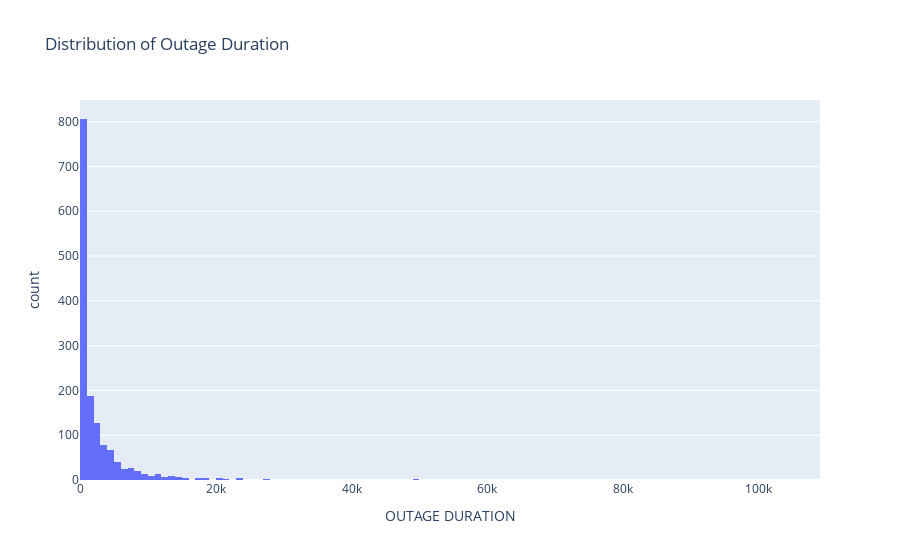

Here is the notebook cell this chart was saved with:
### Markdown cell above
##### Duration
Since outage duration is what I'll ultimately be looking at, I should look at its distribution here too.

### Code cell
durations = px.histogram(df, x='OUTAGE DURATION', title='Distribution of Outage Duration')
durations.show()

### Figure 1 — Plotly figure (JSON) as saved in the notebook; plotly's stock layout.template omitted (floating-point values rounded to 4 significant figures; data arrays with more than 128 entries replaced by an {"elided": "..."} marker saying what was removed)
{"data": [{"alignmentgroup": "True", "bingroup": "x", "hovertemplate": "OUTAGE DURATION=%{x}<br>count=%{y}<extra></extra>", "legendgroup": "", "marker": {"color": "#636efa", "pattern": {"shape": ""}}, "name": "", "offsetgroup": "", "orientation": "v", "showlegend": false, "type": "histogram", "x": {"elided": "1534 int values"}, "xaxis": "x", "yaxis": "y"}], "layout": {"barmode": "relative", "legend": {"tracegroupgap": 0}, "title": {"text": "Distribution of Outage Duration"}, "xaxis": {"anchor": "y", "domain": [0, 1], "title": {"text": "OUTAGE DURATION"}}, "yaxis": {"anchor": "x", "domain": [0, 1], "title": {"text": "count"}}}}
